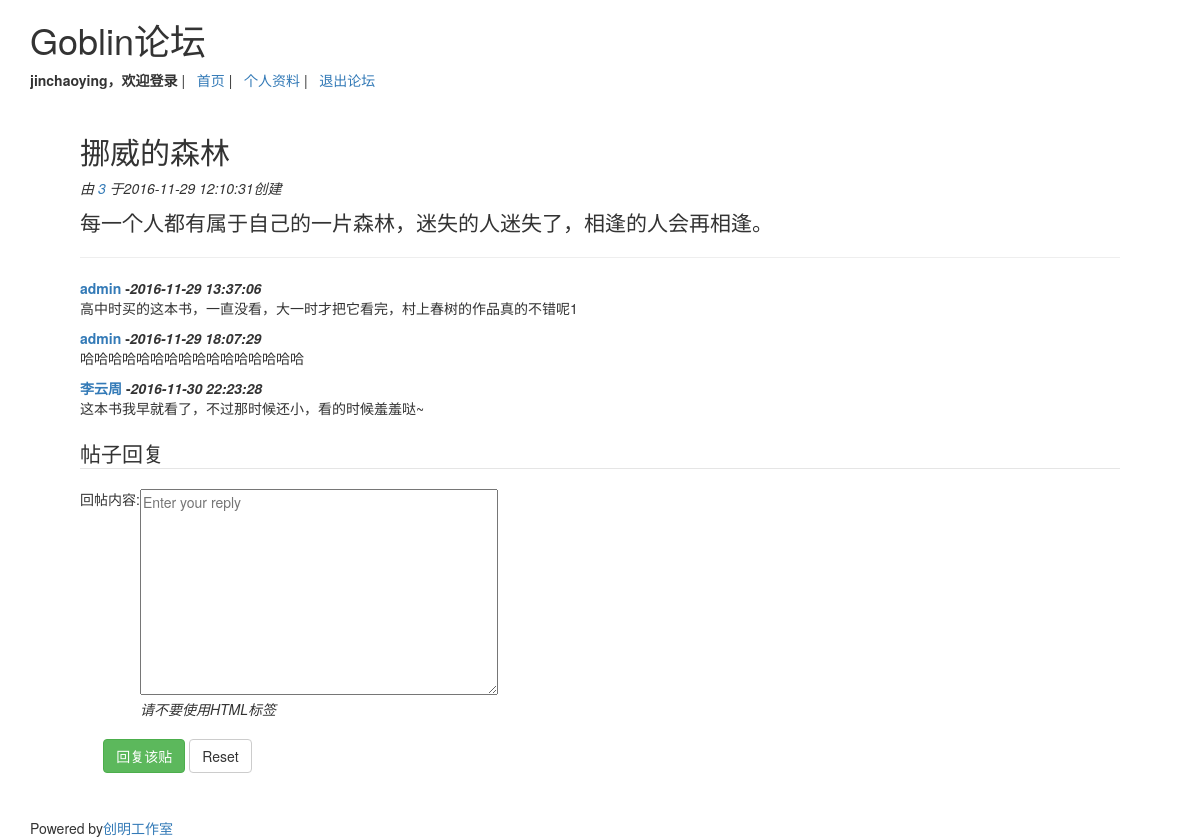
The app's page /topic/view_topic.php?id=1 (signed in) with its own data.
### tables this page shows
CREATE TABLE `goblin_topic` (
  `id` int(10) NOT NULL AUTO_INCREMENT,
  `topic` varchar(255) NOT NULL,
  `detail` text NOT NULL,
  `name` varchar(32) NOT NULL,
  `email` varchar(100) NOT NULL,
  `datetime` datetime NOT NULL DEFAULT '0000-00-00 00:00:00',
  `view` int(10) NOT NULL DEFAULT '0',
  `reply` int(10) NOT NULL DEFAULT '0',
  `locked` tinyint(1) NOT NULL DEFAULT '0',
  `sticky` tinyint(1) NOT NULL DEFAULT '0',
  PRIMARY KEY (`id`)
);

CREATE TABLE `goblin_reply` (
  `id` int(10) NOT NULL AUTO_INCREMENT,
  `topic_id` int(10) NOT NULL DEFAULT '0',
  `reply_id` int(10) NOT NULL DEFAULT '0',
  `reply_name` varchar(32) NOT NULL,
  `reply_email` varchar(100) NOT NULL,
  `reply_detail` text NOT NULL,
  `reply_datetime` datetime NOT NULL DEFAULT '0000-00-00 00:00:00',
  PRIMARY KEY (`id`),
  KEY `a_id` (`reply_id`)
);

### topic/view_topic.php (the view, shortened to what this page needs)
<?php
$id=$_GET['id'];
$sql="SELECT * FROM goblin_topic WHERE id='$id'";
$result=mysql_query($sql);
$rows=mysql_fetch_array($result);
?>
<?php
include('../config/header.inc.php');
?>
<h2><?php echo $rows['topic']; ?></h2>
<em class="info">
	由<a href="view._profile.php?id=<?php echo $rows['name']; ?>">
		<?php echo $rows['name'];   ?>
	</a>于<?php echo $rows['datetime'];  ?>创建
</em>
<p>
	<?php
	$detail=nl2br(htmlspecialchars($rows['detail']));
	echo "<p class='lead'>".$detail."</p>";
	?>
</p>
<hr size="1">
<dl>
	<?php
	$sql="SELECT * FROM goblin_reply WHERE topic_id='$id'";
	$result=mysql_query($sql);
	$num_rows=mysql_num_rows($result);
	if ($num_rows) {
		while ($rows=mysql_fetch_array($result)) {
			?>
			<dt>
				<a href="profile/view_profile.php?id=<?php echo $rows['reply_name'];   ?>">
					<?php echo $rows['reply_name'];   ?>
				</a>
				-<em><?php echo $rows['reply_datetime'];   ?></em>
			</dt>
			<dd>
				<p>
					<?php
					$reply_detail=nl2br(htmlspecialchars($rows['reply_detail']));
					echo $reply_detail;
					?>
				</p>
			</dd>
			<?php
		}
	}else{
		echo "<p><strong>没有跟帖记录</strong></p>";
	}
	?>
</dl>
<filedset>
	<legend>帖子回复</legend>
	<?php
	if (!$_SESSION['username']) {
		echo '<p>请先<a href="../register/creat_user.php">注册</a>或<a href="../login/login.php">登录</a>后再回帖</p>';
	}else{
		if ($locked==1) {
			echo '<p><strong>该贴是被锁定的，无法回帖！</strong></p>';
		}else{
			?>
			<form action="../reply/add_reply.php" name="form1" method="post" id="reply" role="form" class="form-inline">
				<table>
					<tr>
						<td valign="top" width="10%"><lable>回帖内容:</lable></td>
						<td>
							<textarea name="reply_detail" cols="45" rows="10" placeholder="Enter your reply"></textarea>
						</td>
					</tr>
					<tr>
						<td valign="top">&nbsp;</td>
						<td><em>请不要使用HTML标签</em></td>
					</tr>
				</table>
				<br>&nbsp;&nbsp;&nbsp;&nbsp;&nbsp;
				<input type="submit" name="submit" value="回复该贴" class="btn btn-success">
				<input type="reset" name="reset" class="btn btn-default">
			</form>
			<?php
		}
	?>
</filedset>
<br>
	<?php
}
?>
<?php
include('../config/footer.inc.php');
?>

### records on screen
goblin_topic: topic "挪威的森林", name "3", datetime "2016-11-29 12:10:31", detail "每一个人都有属于自己的一片森林，迷失的人迷失了，相逢的人会再相逢。"
goblin_reply: reply_name "admin", reply_datetime "2016-11-29 13:37:06", reply_detail "高中时买的这本书，一直没看，大一时才把它看完，村上春树的作品真的不错呢1"
goblin_reply: reply_name "admin", reply_datetime "2016-11-29 18:07:29", reply_detail "哈哈哈哈哈哈哈哈哈哈哈哈哈哈哈哈"
goblin_reply: reply_name "李云周", reply_datetime "2016-11-30 22:23:28", reply_detail "这本书我早就看了，不过那时候还小，看的时候羞羞哒~"

### other values on screen
$_SESSION['username'] "jinchaoying"
